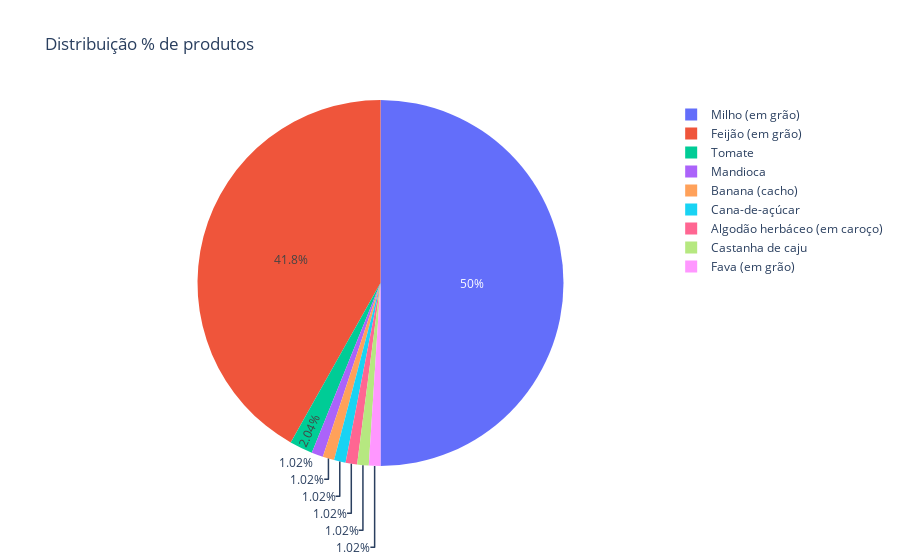

Notebook code cell kept with this figure:
### Code cell
df_pizza = df_pizza.reset_index()
fig = px.pie(df_pizza.query("Valor > 0"),values='Valor',names='Produto',title='Distribuição % de produtos')
fig.show()

### Figure 1 — Plotly figure (JSON) as saved in the notebook; plotly's stock layout.template omitted (floating-point values rounded to 4 significant figures)
{"data": [{"domain": {"x": [0, 1], "y": [0, 1]}, "hovertemplate": "Produto=%{label}<br>Valor=%{value}<extra></extra>", "labels": ["Milho (em grão)", "Feijão (em grão)", "Tomate", "Mandioca", "Banana (cacho)", "Cana-de-açúcar", "Algodão herbáceo (em caroço)", "Castanha de caju", "Fava (em grão)"], "legendgroup": "", "name": "", "showlegend": true, "type": "pie", "values": [49, 41, 2, 1, 1, 1, 1, 1, 1]}], "layout": {"legend": {"tracegroupgap": 0}, "title": {"text": "Distribuição % de produtos"}}}
